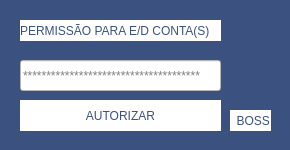
<?xml version="1.0" encoding="UTF-8"?>
<ui version="4.0">
 <class>valiadtionEdit</class>
 <widget class="QDialog" name="valiadtionEdit">
  <property name="geometry">
   <rect>
    <x>0</x>
    <y>0</y>
    <width>290</width>
    <height>150</height>
   </rect>
  </property>
  <property name="minimumSize">
   <size>
    <width>290</width>
    <height>150</height>
   </size>
  </property>
  <property name="maximumSize">
   <size>
    <width>290</width>
    <height>150</height>
   </size>
  </property>
  <property name="windowTitle">
   <string>Dialog</string>
  </property>
  <property name="styleSheet">
   <string notr="true">QDialog{
	background-color:rgb(59, 81, 127);
}</string>
  </property>
  <widget class="QLabel" name="label">
   <property name="geometry">
    <rect>
     <x>230</x>
     <y>60</y>
     <width>41</width>
     <height>51</height>
    </rect>
   </property>
   <property name="text">
    <string/>
   </property>
   <property name="pixmap">
    <pixmap resource="image.qrc">:/area/area/garoto.png</pixmap>
   </property>
   <property name="scaledContents">
    <bool>true</bool>
   </property>
  </widget>
  <widget class="QLineEdit" name="lineEdit">
   <property name="geometry">
    <rect>
     <x>20</x>
     <y>60</y>
     <width>201</width>
     <height>31</height>
    </rect>
   </property>
   <property name="styleSheet">
    <string notr="true">QLineEdit{
	background-color: rgb(255, 255, 255);
}</string>
   </property>
   <property name="maxLength">
    <number>8</number>
   </property>
   <property name="echoMode">
    <enum>QLineEdit::Password</enum>
   </property>
   <property name="placeholderText">
    <string>**************************************</string>
   </property>
  </widget>
  <widget class="QPushButton" name="pushButton">
   <property name="geometry">
    <rect>
     <x>20</x>
     <y>100</y>
     <width>201</width>
     <height>31</height>
    </rect>
   </property>
   <property name="cursor">
    <cursorShape>PointingHandCursor</cursorShape>
   </property>
   <property name="styleSheet">
    <string notr="true">QPushButton{
	border:1px solid white;
	background-repeat:none;
	font: 10pt &quot;Segoe UI&quot;;
	background-color:white;
	color:rgb(59,81,127);
}
QPushButton:hover{
	border:1px solid #0090d8;
}</string>
   </property>
   <property name="text">
    <string>AUTORIZAR</string>
   </property>
  </widget>
  <widget class="QLabel" name="label_2">
   <property name="geometry">
    <rect>
     <x>230</x>
     <y>110</y>
     <width>41</width>
     <height>21</height>
    </rect>
   </property>
   <property name="styleSheet">
    <string notr="true">QLabel{
	font: 900 9pt &quot;Segoe UI&quot;;
	background-color: white;
	color:rgb(59,81,127);
}
</string>
   </property>
   <property name="text">
    <string>  BOSS</string>
   </property>
  </widget>
  <widget class="QLabel" name="label_3">
   <property name="geometry">
    <rect>
     <x>20</x>
     <y>20</y>
     <width>201</width>
     <height>21</height>
    </rect>
   </property>
   <property name="styleSheet">
    <string notr="true">QLabel{
	font: 900 9pt &quot;Segoe UI&quot;;
	background-color: white;
	color:rgb(59,81,127);
}
</string>
   </property>
   <property name="text">
    <string>PERMISSÃO PARA E/D CONTA(S)</string>
   </property>
  </widget>
 </widget>
 <resources>
  <include location="image.qrc"/>
 </resources>
 <connections/>
</ui>
